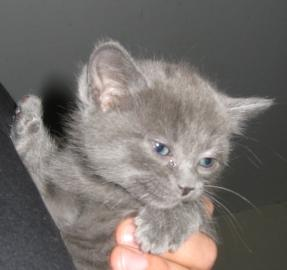
#> input picture Dataset/28.jpg, 287 x 270 px, found by its file name
$ jupyter execute 'Geometric In Image.ipynb'
#> lines starting #> are read from the running program, lines starting #| are printed output that depends on the picture; after the words box and inside, x2 and y2 are one past the last pixel; in counts of white or black regions, pixels touching at a corner belong together
[cell 1]
import numpy as np
import cv2

img1=np.zeros((512,512,3),np.uint8)

img=cv2.imread("28.jpg")
#> img is the input picture: shape (270, 287, 3); mean B, G, R 108.3, 111.9, 117.2
print(img.shape)
#| (270, 287, 3)

cv2.imshow("shape",img)
cv2.imshow("shape",img1)
cv2.waitKey()
cv2.destroyAllWindows()

[cell 2]
import numpy as np
import cv2

img1=np.zeros((512,512,3),np.uint8)

img=cv2.imread("28.jpg")
print(img.shape)
#| (270, 287, 3)


#first image, second cordinates (starting and ending point) third is color in tuple form and fourth is thickness

cv2.line(img,(10,10),(100,100),(56,255,100),5)
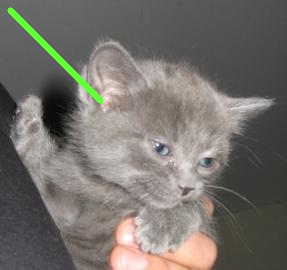
#> img: shape (270, 287, 3); 1.08% of pixels changed, all inside (x1, y1, x2, y2) = (7, 7, 104, 104)
cv2.line(img1,(10,10),(100,100),(56,255,100),5)

cv2.imshow("shape",img)
cv2.imshow("Image 1", img1)
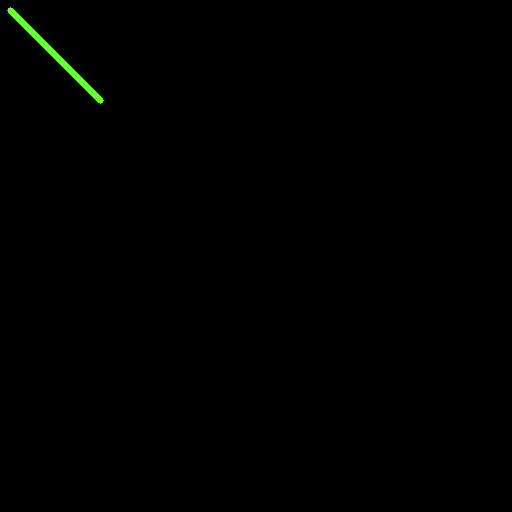
#> window 'Image 1': shape (512, 512, 3); mean B, G, R 0.2, 0.8, 0.3
cv2.waitKey()
cv2.destroyAllWindows()

[cell 3]
import numpy as np
import cv2

img1=np.zeros((512,512,3),np.uint8)

img=cv2.imread("28.jpg")
print(img.shape)
#| (270, 287, 3)

cv2.line(img,(10,10),(300,300),(56,255,100),5)
cv2.line(img1,(10,10),(255,255),(56,255,100),5)

#first image, second cordinates (starting and ending point) third is color in tuple form and fourth is thickness
cv2.arrowedLine(img,(10,10),(255,255),(56,255,100),5)
cv2.arrowedLine(img1,(10,10),(255,255),(56,255,100),5)


cv2.imshow("shape",img)
cv2.imshow("Image 1", img1)
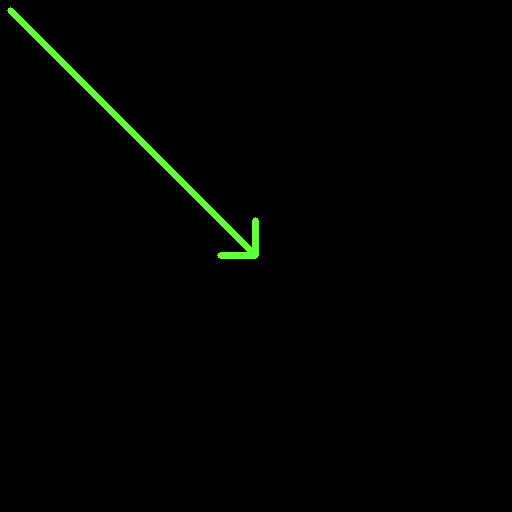
#> window 'Image 1': shape (512, 512, 3); mean B, G, R 0.6, 2.6, 1
cv2.waitKey()
cv2.destroyAllWindows()

[cell 4]
#drwaing rectangle in the image

import numpy as np
import cv2

img1=np.zeros((512,512,3),np.uint8)

img=cv2.imread("28.jpg")
print(img.shape)
#| (270, 287, 3)

cv2.line(img,(50,20),(300,300),(56,255,100),5)
cv2.line(img1,(50,20),(300,300),(56,255,100),5)


cv2.arrowedLine(img,(10,10),(255,255),(56,255,100),5)
cv2.arrowedLine(img1,(10,10),(255,255),(56,255,100),5)


# first image, second two diagonal point(upper left and lower right point), third is color, fourth is thickness

cv2.rectangle(img,(100,20),(200,100),(0,255,0),5)
cv2.rectangle(img1,(100,20),(200,100),(0,255,0),5)


cv2.imshow("shape",img)
cv2.imshow("Image 1", img1)
cv2.waitKey()
cv2.destroyAllWindows()

[cell 5]
import numpy as np
import cv2

img1=np.zeros((512,512,3),np.uint8)

img=cv2.imread("28.jpg")
print(img.shape)
#| (270, 287, 3)

cv2.line(img,(50,20),(300,300),(56,255,100),5)
cv2.line(img1,(50,20),(300,300),(56,255,100),5)

# for drawing the arraow in the image
cv2.arrowedLine(img,(10,10),(255,255),(56,255,100),5)
cv2.arrowedLine(img1,(10,10),(255,255),(56,255,100),5)

#for drawing the rectangle in the image
#diagonal point (upper left and lower)
cv2.rectangle(img,(100,20),(200,100),(0,255,0),5)
cv2.rectangle(img1,(100,20),(200,100),(0,255,0),5)


#for drawing the circle
# 5 is for thickness
cv2.circle(img,(255,255),100,(255,0,0),5)
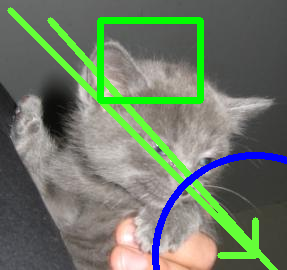
#> img: shape (270, 287, 3); mean B, G, R 103.4, 121.8, 109.1
cv2.circle(img1,(255,255),100,(255,0,0),5)
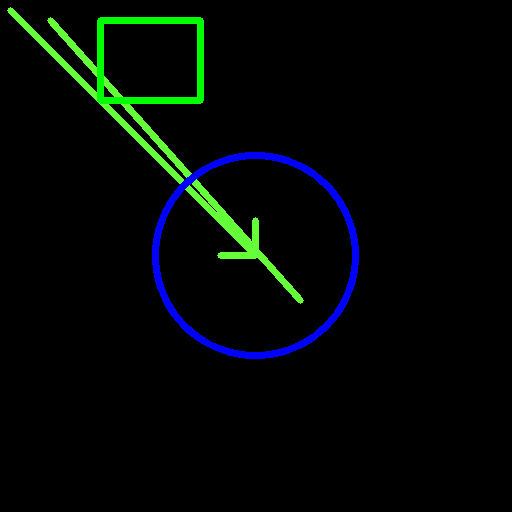
#> img1: shape (512, 512, 3); mean of channels 0, 1, 2 5.3, 7.1, 1.8; drawn as B, G, R


cv2.imshow("shape",img)
cv2.imshow("Image 1", img1)
cv2.waitKey()
cv2.destroyAllWindows()

[cell 6]
# for drawing the circle


import numpy as np
import cv2

img1=np.zeros((512,512,3),np.uint8)

img=cv2.imread("28.jpg")
print(img.shape)
#| (270, 287, 3)

cv2.line(img,(50,20),(300,300),(56,255,100),5)
cv2.line(img1,(50,20),(300,300),(56,255,100),5)

cv2.arrowedLine(img,(10,10),(255,255),(56,255,100),5)
cv2.arrowedLine(img1,(10,10),(255,255),(56,255,100),5)

cv2.rectangle(img,(100,20),(200,100),(0,255,0),5)
cv2.rectangle(img1,(100,20),(200,100),(0,255,0),5)


#first image, second position, third radius, fourth color, fifth thickness
# -1 is for thickness for negative

cv2.circle(img,(255,255),100,(255,0,0),-1)
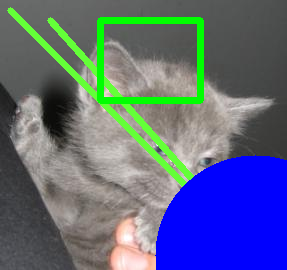
#> img: shape (270, 287, 3); mean B, G, R 128.7, 103.9, 93.3
cv2.circle(img1,(255,255),100,(255,0,0),-1)
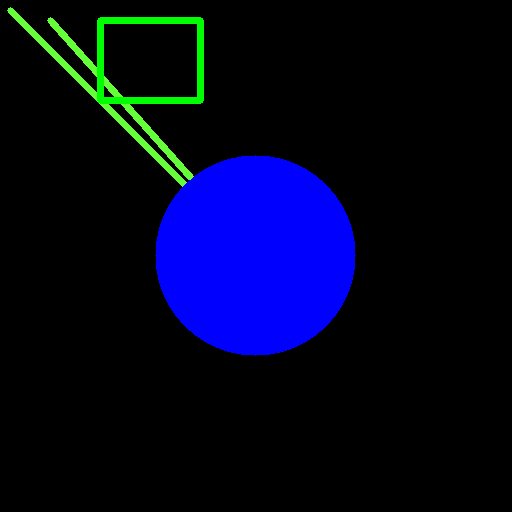
#> img1: shape (512, 512, 3); mean of channels 0, 1, 2 31.2, 5.2, 1.1; drawn as B, G, R


cv2.imshow("shape",img)
cv2.imshow("Image 1", img1)
cv2.waitKey()
cv2.destroyAllWindows()

[cell 7]
# for putting the text in the image

import numpy as np
import cv2

img1=np.zeros((512,512,3),np.uint8)

img=cv2.imread("22.jpg")
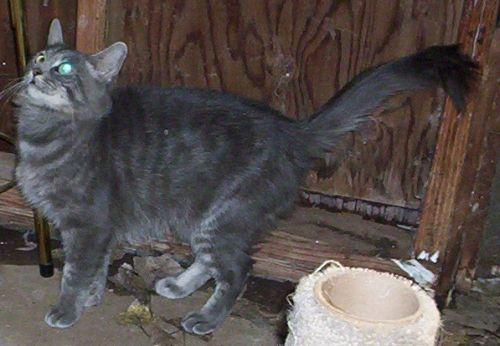
#> input picture Dataset/22.jpg, 500 x 346 px, found by its file name
#> img is the input picture: shape (346, 500, 3); mean B, G, R 75.8, 77.9, 86.5
print(img.shape)
#| (346, 500, 3)


# first image, second text, third starting point of text, fourth font type(used font_hershey method)
# fifth size of font, sixth color, seventh thickness

cv2.putText(img,"Shapes",(200,200),cv2.FONT_HERSHEY_SIMPLEX,3,(0,0,255),5)
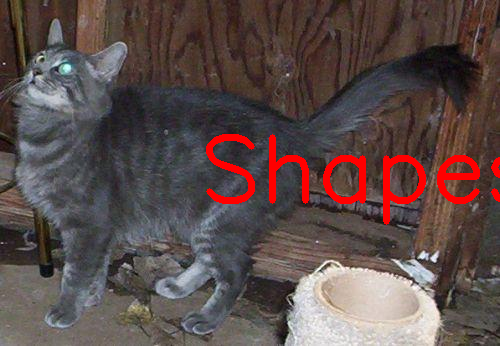
#> img: shape (346, 500, 3); 3.12% of pixels changed, all inside (x1, y1, x2, y2) = (206, 134, 500, 225)
cv2.putText(img1,"Image",(200,200),cv2.FONT_HERSHEY_SIMPLEX,3,(0,0,255),5)

cv2.imshow("shape",img)
cv2.imshow("Image",img1)
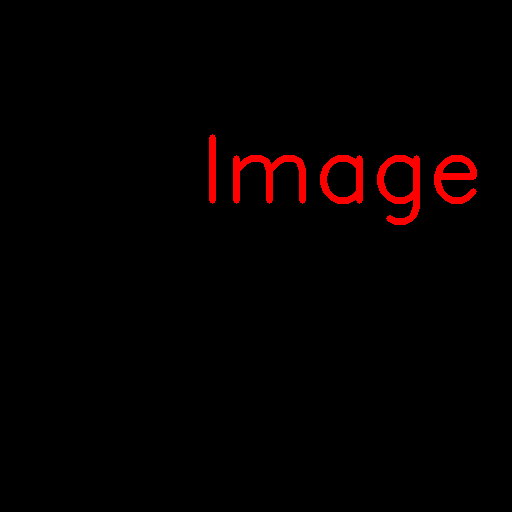
#> window 'Image': shape (512, 512, 3); mean B, G, R 0, 0, 4.9
cv2.waitKey()
cv2.destroyAllWindows()
